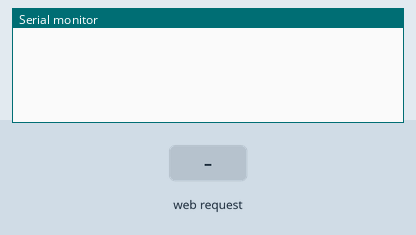
A sketch run on a simulated ESP8266 (NodeMCU). Parts: the last lines printed to the serial monitor. The inputs (shaded band) are chosen by the test bench. WiFi joins after 1.5 s; servers stay silent unless stated.

Above: at 3.2 s.
3.3 s: HTTP request GET /? received
At 4.3 s:
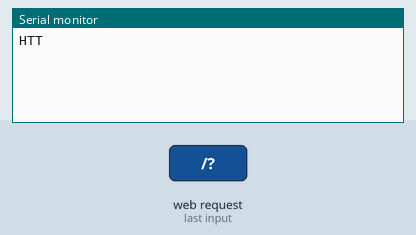
4.8 s: HTTP request GET /?text= received
At 5.4 s:
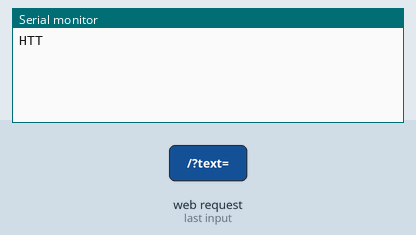

Measured:
- after the input at 3.3 s, the serial monitor: prints a new line at once (image 1)
- after the input at 4.8 s, the serial monitor: prints a new line at once (image 2)

The sketch:

led-control-server-esp8266.ino
```cpp
#include <ESP8266WiFi.h>

#ifndef STASSID
#define STASSID ""
#define STAPSK  ""
#endif

const char * ssid = STASSID;
const char * password = STAPSK;

/* Create a server instance and specify the port to listen on as an argument */
WiFiServer server(80);

void
setup() {
  /* Initialize serial UART communication with host processor at 115200 baud */
  Serial.begin(115200);

  delay(500);

//  Serial.println();
//  Serial.print("Connecting to Wi-Fi network: ");
//  Serial.println(ssid);

  /* Initiate the Wi-Fi connection */
  WiFi.mode(WIFI_STA);
  WiFi.begin(ssid, password);

  /* Wait for connection to the Wi-Fi network */
  while (WiFi.status() != WL_CONNECTED) {
    delay(500);
//    Serial.print(".");
  }

  Serial.println("");
//  Serial.println("Wi-Fi connected");
//  Serial.println(WiFi.localIP());

  /* Start the web server */
  server.begin();
}

void
loop() {
  WiFiClient client = server.available();

  if (client) {
    // Serial.println("\n[Client connected]");
    while (client.connected()) {
      if (client.available()) {
        String line = client.readStringUntil('\r');
        // Serial.println(line);

        /* Check if there is a GET request in the current line */
        if (line.indexOf("GET /?") != -1) {
          String command = line.substring(line.indexOf("GET /?text=") + strlen("GET /?text="), line.indexOf("HTTP/1.1"));;
          Serial.println(command);
        }

        /* Wait for end of client's request, that is marked with an empty line */
        if (line.length() == 1 && line[0] == '\n') {
          client.println(prepare_html_page());
          break;
        }
      }
    }

    /* Give the web browser time to receive the data */
    delay(1);

    /* Close the connection */
    client.stop();
    // Serial.println("[Client disonnected]");
  }
}

/* Prepare a web page to be send to a client (web browser) */
String
prepare_html_page(void) {
  String html_page =
    String("HTTP/1.1 200 OK\r\n") +
    "Content-Type: text/html\r\n" +
    "Connection: close\r\n" +
    "\r\n" +
    "<!DOCTYPE HTML>" +
    "<html>" +

    "<title>LED Control</title>" +
    "<h1 align=center><font color=003FFF><span>LED Control</font></span></h1>\r\n" +

    "<form align=center>" +
    "<label align=center for=\"text\">Brightness: </label>" +
    "<input type=\"text\" id=\"text\" name=\"text\">" +
    "<input type=\"submit\" value=\"Send\">" +
    "</form>" +

    "</html>" +
    "\r\n";

  return html_page;
}
```
